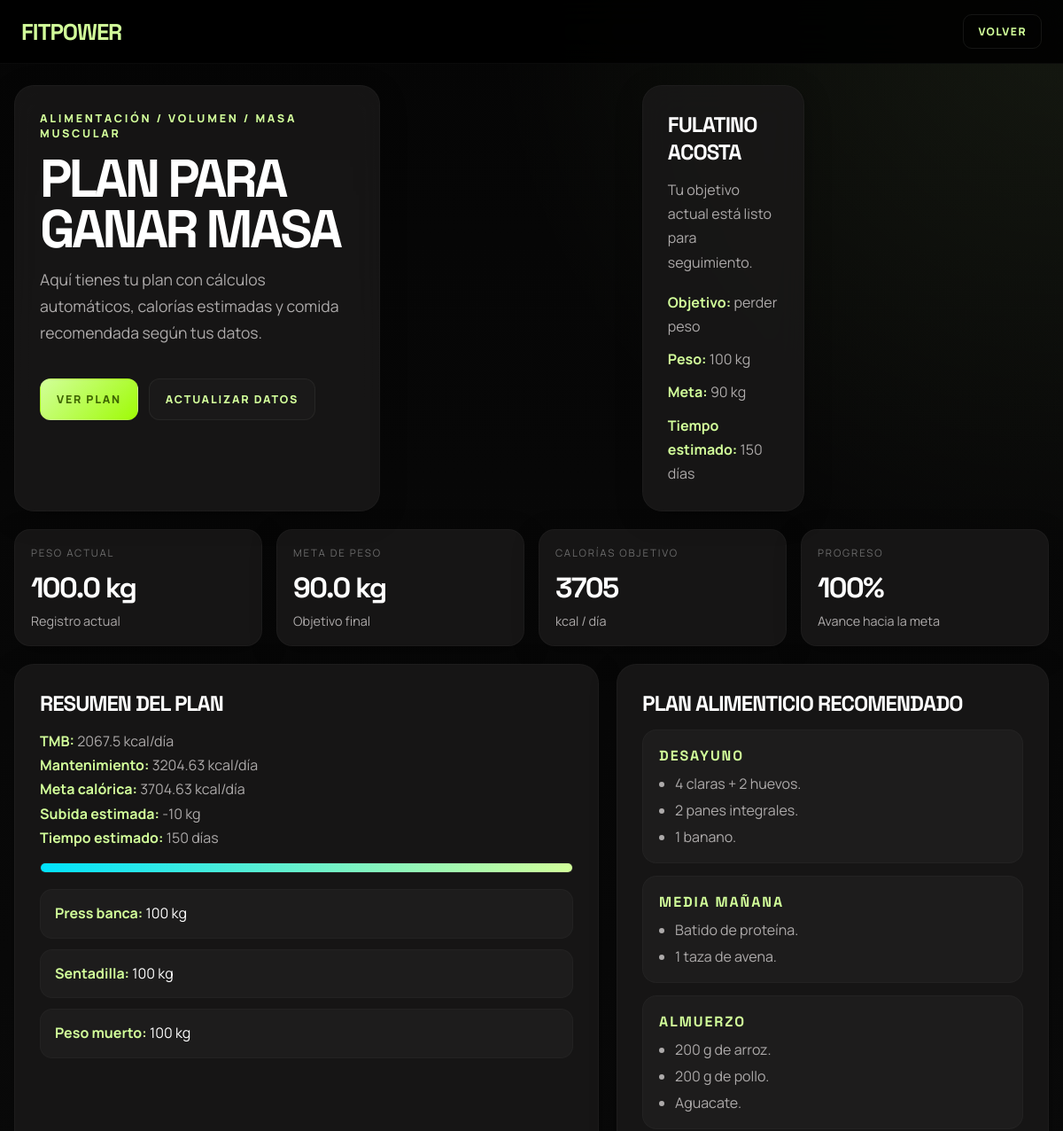
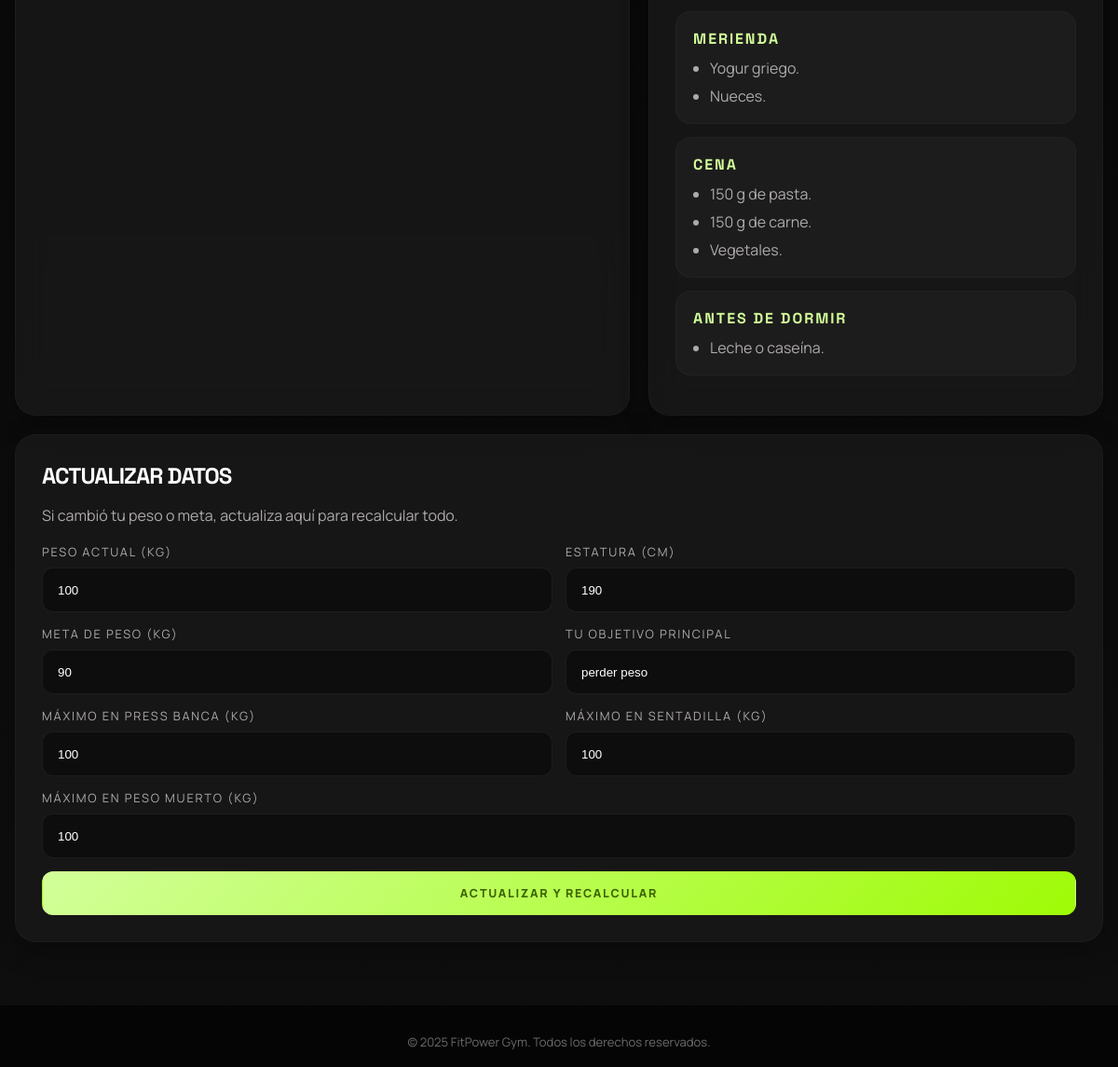
Screenshot of /alimentacion_ganar.php (signed in) with the database file from the repository (2 pictures, top to bottom).
### tables this page shows
CREATE TABLE `usuarios` (
  `id` int(11) NOT NULL,
  `nombre` varchar(100) NOT NULL,
  `usuario` varchar(50) NOT NULL,
  `password` varchar(255) NOT NULL,
  `correo` varchar(100) DEFAULT NULL,
  `token` text DEFAULT NULL,
  `objetivo` varchar(100) DEFAULT NULL,
  `peso` float DEFAULT NULL,
  `banca` int(11) DEFAULT NULL,
  `sentadilla` int(11) DEFAULT NULL,
  `peso_muerto` int(11) DEFAULT NULL,
  `fecha_fin_mensualidad` date DEFAULT NULL,
  `rol` varchar(20) DEFAULT 'cliente'
);

CREATE TABLE `masa_muscular` (
  `id` int(11) NOT NULL,
  `usuario_id` int(11) NOT NULL,
  `peso` decimal(5,2) DEFAULT NULL,
  `estatura` int(11) DEFAULT NULL,
  `meta_peso` decimal(5,2) DEFAULT NULL,
  `fecha` timestamp NOT NULL DEFAULT current_timestamp()
);

### alimentacion_ganar.php (the view, shortened to what this page needs)
<?php
include 'conexion.php';
$usuario_id = (int)$_SESSION['id'];
$usuario = [
    'objetivo' => '',
    'banca' => '',
    'sentadilla' => '',
    'peso_muerto' => ''
];
$stmt_user = $conn->prepare("SELECT objetivo, banca, sentadilla, peso_muerto FROM usuarios WHERE id = ?");
$stmt_user->bind_param("i", $usuario_id);
$stmt_user->execute();
$result_user = $stmt_user->get_result();
if ($row_user = $result_user->fetch_assoc()) {
    $usuario = array_merge($usuario, $row_user);
}
$banca = htmlspecialchars((string)($usuario['banca'] ?? ''));
$sentadilla = htmlspecialchars((string)($usuario['sentadilla'] ?? ''));
$peso_muerto = htmlspecialchars((string)($usuario['peso_muerto'] ?? ''));
$objetivo_usuario = htmlspecialchars((string)($usuario['objetivo'] ?? ''));
$stmt = $conn->prepare("SELECT peso, estatura, meta_peso FROM masa_muscular WHERE usuario_id = ? ORDER BY id DESC LIMIT 1");
$stmt->bind_param("i", $usuario_id);
$stmt->execute();
$result = $stmt->get_result();
$data = $result->fetch_assoc();
$has_data = (bool)$data;
$peso = $has_data ? (float)$data['peso'] : 0;
$estatura = $has_data ? (float)$data['estatura'] : 0;
$meta = $has_data ? (float)$data['meta_peso'] : 0;
$tmb = 0;
$mantenimiento = 0;
$objetivo_calorias = 0;
$kilos_subir = 0;
$dias_estimados = 0;
$progreso = 0;
if ($has_data && $peso > 0 && $estatura > 0 && $meta > 0) {
    $tmb = (10 * $peso) + (6.25 * $estatura) - (5 * 25) + 5;
    $mantenimiento = $tmb * 1.55;
    $objetivo_calorias = $mantenimiento + 500;
    $kilos_subir = $meta - $peso;
    $dias_estimados = max(0, round(abs($kilos_subir) * 15));
    $progreso = max(0, min(100, ($peso / max($meta, 1)) * 100));
}
$nombre = htmlspecialchars($_SESSION['nombre'] ?? 'Usuario');
?>
<!DOCTYPE html>
<html lang="es">
<head>
    <link rel="stylesheet" href="home_cliente.css">
</head>
<body>
    <header class="topbar">
        <a href="home_cliente.php" class="brand">FitPower</a>
        <div class="topbar-actions">
            <a href="home_cliente.php" class="ghost-btn">Volver</a>
        </div>
    </header>
    <main class="main-content">
        <div class="container">
            <section class="hero">
                <article class="panel hero-copy">
                    <div class="eyebrow">Alimentación / volumen / masa muscular</div>
                    <h1>Plan para ganar masa</h1>
                    <p>
                        <?php echo $has_data
                            ? 'Aquí tienes tu plan con cálculos automáticos, calorías estimadas y comida recomendada según tus datos.'
                            : 'Completa primero tu encuesta de masa muscular para generar el plan personalizado.'; ?>
                    </p>
                    <div class="hero-actions">
                        <a href="#plan" class="btn btn-primary">Ver plan</a>
                        <a href="#formulario" class="btn btn-secondary"><?php echo $has_data ? 'Actualizar datos' : 'Crear encuesta'; ?></a>
                    </div>
                </article>
                <aside class="panel hero-card">
                    <h2><?php echo $nombre; ?></h2>
                    <p class="note">
                        <?php echo $has_data
                            ? 'Tu objetivo actual está listo para seguimiento.'
                            : 'Cuando guardes tus datos, el sistema calculará TMB, mantenimiento y meta calórica.'; ?>
                    </p>
                    <div class="mini-data">
                        <?php if ($objetivo_usuario !== ''): ?>
                            <p class="note"><strong style="color: var(--primary);">Objetivo:</strong> <?php echo $objetivo_usuario; ?></p>
                        <?php endif; ?>
                        <?php if ($has_data): ?>
                            <p class="note"><strong style="color: var(--primary);">Peso:</strong> <?php echo $peso; ?> kg</p>
                            <p class="note"><strong style="color: var(--primary);">Meta:</strong> <?php echo $meta; ?> kg</p>
                            <p class="note"><strong style="color: var(--primary);">Tiempo estimado:</strong> <?php echo $dias_estimados; ?> días</p>
                        <?php endif; ?>
                    </div>
                </aside>
            </section>
            <?php if ($has_data): ?>
                <section class="stats">
                    <article class="stat">
                        <label>Peso actual</label>
                        <div class="value"><?php echo number_format($peso, 1); ?> kg</div>
                        <div class="meta">Registro actual</div>
                    </article>
                    <article class="stat">
                        <label>Meta de peso</label>
                        <div class="value"><?php echo number_format($meta, 1); ?> kg</div>
                        <div class="meta">Objetivo final</div>
                    </article>
                    <article class="stat">
                        <label>Calorías objetivo</label>
                        <div class="value"><?php echo round($objetivo_calorias); ?></div>
                        <div class="meta">kcal / día</div>
                    </article>
                    <article class="stat">
                        <label>Progreso</label>
                        <div class="value"><?php echo round($progreso); ?>%</div>
                        <div class="meta">Avance hacia la meta</div>
                    </article>
                </section>
                <section class="grid-2" id="plan">
                    <article class="panel section">
                        <h2>Resumen del plan</h2>
                        <p class="note"><strong style="color: var(--primary);">TMB:</strong> <?php echo round($tmb, 2); ?> kcal/día</p>
                        <p class="note"><strong style="color: var(--primary);">Mantenimiento:</strong> <?php echo round($mantenimiento, 2); ?> kcal/día</p>
                        <p class="note"><strong style="color: var(--primary);">Meta calórica:</strong> <?php echo round($objetivo_calorias, 2); ?> kcal/día</p>
                        <p class="note"><strong style="color: var(--primary);">Subida estimada:</strong> <?php echo $kilos_subir; ?> kg</p>
                        <p class="note"><strong style="color: var(--primary);">Tiempo estimado:</strong> <?php echo $dias_estimados; ?> días</p>
                        <div class="progress-bar"><span></span></div>
                        <ul class="list">
                            <li><strong>Press banca:</strong> <?php echo $banca !== '' ? $banca : '—'; ?> kg</li>
                            <li><strong>Sentadilla:</strong> <?php echo $sentadilla !== '' ? $sentadilla : '—'; ?> kg</li>
                            <li><strong>Peso muerto:</strong> <?php echo $peso_muerto !== '' ? $peso_muerto : '—'; ?> kg</li>
                        </ul>
                    </article>
                    <article class="panel section">
                        <h2>Plan alimenticio recomendado</h2>
                        <div class="meal">
                            <h3>Desayuno</h3>
                            <ul>
                                <li>4 claras + 2 huevos.</li>
                                <li>2 panes integrales.</li>
                                <li>1 banano.</li>
                            </ul>
                        </div>
                        <div class="meal">
                            <h3>Media mañana</h3>
                            <ul>
                                <li>Batido de proteína.</li>
                                <li>1 taza de avena.</li>
                            </ul>
                        </div>
                        <div class="meal">
                            <h3>Almuerzo</h3>
                            <ul>
                                <li>200 g de arroz.</li>
                                <li>200 g de pollo.</li>
                                <li>Aguacate.</li>
                            </ul>
                        </div>
                        <div class="meal">
                            <h3>Merienda</h3>
                            <ul>
                                <li>Yogur griego.</li>
                                <li>Nueces.</li>
                            </ul>
                        </div>
                        <div class="meal">
                            <h3>Cena</h3>
                            <ul>
                                <li>150 g de pasta.</li>
                                <li>150 g de carne.</li>
                                <li>Vegetales.</li>
                            </ul>
                        </div>
                        <div class="meal">
                            <h3>Antes de dormir</h3>
                            <ul>
                                <li>Leche o caseína.</li>
                            </ul>
                        </div>
                    </article>
                </section>
                <section class="panel section" id="formulario">
                    <h2>Actualizar datos</h2>
                    <p class="note">Si cambió tu peso o meta, actualiza aquí para recalcular todo.</p>
                    <form action="guardar_masa.php" method="post" class="form-grid">
                        <div class="field">
                            <label for="peso">Peso actual (kg)</label>
                            <input id="peso" name="peso" type="number" step="0.1" required value="<?php echo htmlspecialchars((string)$peso); ?>">
                        </div>
                        <div class="field">
                            <label for="estatura">Estatura (cm)</label>
                            <input id="estatura" name="estatura" type="number" required value="<?php echo htmlspecialchars((string)$estatura); ?>">
                        </div>
                        <div class="field">
                            <label for="meta_peso">Meta de peso (kg)</label>
                            <input id="meta_peso" name="meta_peso" type="number" step="0.1" required value="<?php echo htmlspecialchars((string)$meta); ?>">
                        </div>
                        <div class="field">
                            <label for="objetivo">Tu objetivo principal</label>
                            <input id="objetivo" name="objetivo" type="text" required value="<?php echo $objetivo_usuario; ?>">
                        </div>
                        <div class="field">
                            <label for="banca">Máximo en press banca (kg)</label>
                            <input id="banca" name="banca" type="number" required value="<?php echo $banca; ?>">
                        </div>
                        <div class="field">
                            <label for="sentadilla">Máximo en sentadilla (kg)</label>
                            <input id="sentadilla" name="sentadilla" type="number" required value="<?php echo $sentadilla; ?>">
                        </div>
                        <div class="field full">
                            <label for="peso_muerto">Máximo en peso muerto (kg)</label>
                            <input id="peso_muerto" name="peso_muerto" type="number" required value="<?php echo $peso_muerto; ?>">
                        </div>
                        <div class="field full">
                            <button type="submit" class="btn btn-primary">Actualizar y recalcular</button>
                        </div>
                    </form>
                </section>
            <?php endif; ?>
        </div>
    </main>
    <footer class="footer">&copy; 2025 FitPower Gym. Todos los derechos reservados.</footer>
</body>
</html>

### home_cliente.css (style rules this page uses)
:root { --bg: #0e0e0e; --surface-lowest: #000000; --surface-low: #131313; --surface: #1a1919; --surface-high: #201f1f; --surface-highest: #262626; --text: #ffffff; --text-muted: #adaaaa; --text-faint: #6b6b6b; --primary: #d2ff9a; --primary-strong: #9ffb06; --primary-dark: #3d6500; --secondary: #00e3fd; --border: rgba(72, 72, 71, 0.15); --border-strong: rgba(72, 72, 71, 0.28); --shadow-soft: 0 8px 30px rgba(0, 0, 0, 0.28); --shadow-panel: 0 20px 50px rgba(0, 0, 0, 0.35); --glow: 0 0 32px rgba(210, 255, 154, 0.06); --radius-md: 16px; --radius-lg: 22px; }
* { box-sizing: border-box; margin: 0; padding: 0; }
html { scroll-behavior: smooth; }
body { min-height: 100vh; font-family: 'Manrope', sans-serif; background: radial-gradient(circle at top right, rgba(210, 255, 154, 0.08), transparent 24%), linear-gradient(180deg, #050505 0%, #0e0e0e 100%); color: var(--text); }
a { text-decoration: none; color: inherit; }
button { font: inherit; border: none; background: none; }
h1, h2, h3, h4, h5, h6, .brand, .footer-brand { font-family: 'Space Grotesk', sans-serif; }
.topbar { position: fixed; top: 0; width: 100%; z-index: 9999; height: 72px; padding: 0 24px; display: flex; align-items: center; justify-content: space-between; background: rgba(0, 0, 0, 0.88); backdrop-filter: blur(18px); -webkit-backdrop-filter: blur(18px); border-bottom: 1px solid var(--border); }
.brand { color: var(--primary); font-size: 1.7rem; font-weight: 800; letter-spacing: -0.04em; text-transform: uppercase; }
.ghost-btn { padding: 10px 16px; border: 1px solid var(--border-strong); border-radius: 10px; color: var(--primary); font-size: 0.76rem; font-weight: 800; letter-spacing: 0.12em; text-transform: uppercase; transition: background 0.2s ease, border-color 0.2s ease; }
.main-content { padding-top: 72px; padding-bottom: 110px; }
.hero-copy { width: 60%; padding-left: 32px; }
.hero-copy h1 { font-size: clamp(3rem, 7vw, 6.25rem); line-height: 0.85; font-weight: 900; letter-spacing: -0.06em; text-transform: uppercase; margin-bottom: 28px; }
.hero-copy p { max-width: 560px; color: var(--text-muted); font-size: 1.1rem; margin-bottom: 36px; }
.hero-actions { display: flex; flex-wrap: wrap; gap: 16px; }
.hero-card { width: 40%; max-width: 370px; padding: 32px; border-radius: 16px; border: 1px solid var(--border); box-shadow: var(--glow); }
.footer { width: 100%; padding: 48px 24px; background: #050505; margin-top: auto; }

### rows the page displays
usuarios: objetivo "perder peso", banca "100", sentadilla "100", peso_muerto "100"
masa_muscular: peso "100", meta_peso "90", dias_estimados "150", peso "100.0", meta_peso "90.0", objetivo_calorias "3705", progreso "100", tmb "2067.5", mantenimiento "3204.63", objetivo_calorias "3704.63", kilos_subir "-10", estatura "190"

### other values shown
$nombre "FULATINO ACOSTA"
